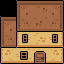

This game map was drawn from its Tiled (.tmx) file and the tilesets committed beside it. A one-line description and the full map source follow:
An orthogonal 4x4 tile map with 16x16 px tiles, 1 tile layer (Warstwa Kafelków 1).

<map version="1.9" tiledversion="1.9.1" orientation="orthogonal" renderorder="right-down" width="4" height="4" tilewidth="16" tileheight="16" infinite="0" nextlayerid="2" nextobjectid="1">
 <editorsettings>
  <export target="map_mine1.json" format="json" />
 </editorsettings>
 <tileset firstgid="1" source="../assets/Monochrome RPG Tileset/Colored/tilemap.tsx" />
 <layer id="1" name="Warstwa Kafelków 1" width="4" height="4">
  <data encoding="csv">
0,8,9,2147483656,
8,42,43,2147483690,
42,108,94,2147483756,
93,113,110,2147483741
</data>
 </layer>
</map>
